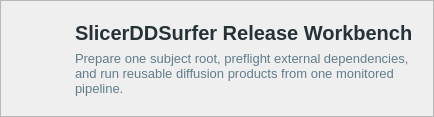
    <widget class="QFrame" name="headerFrame">
     <property name="styleSheet">
      <string notr="true">QFrame#headerFrame { background-color: #F5F7FA; border-radius: 8px; padding: 16px; border: 1px solid #D0D3D8; } QLabel#headlineLabel { font-weight: 600; font-size: 20px; color: #263238; } QLabel#subtitleLabel { color: #607D8B; font-size: 13px; }</string>
     </property>
     <property name="frameShape">
      <enum>QFrame::StyledPanel</enum>
     </property>
     <property name="frameShadow">
      <enum>QFrame::Raised</enum>
     </property>
     <layout class="QHBoxLayout" name="headerLayout">
      <item>
       <widget class="QLabel" name="logoLabel">
        <property name="minimumSize">
         <size>
          <width>48</width>
          <height>48</height>
         </size>
        </property>
        <property name="maximumSize">
         <size>
          <width>64</width>
          <height>64</height>
         </size>
        </property>
        <property name="pixmap">
         <pixmap>../Icons/SlicerDDSurfer.png</pixmap>
        </property>
        <property name="scaledContents">
         <bool>true</bool>
        </property>
   </widget>
  </item>
      <item>
       <widget class="QWidget" name="headerTextWidget" native="true">
        <layout class="QVBoxLayout" name="headerTextLayout">
         <item>
         <widget class="QLabel" name="headlineLabel">
           <property name="text">
            <string>SlicerDDSurfer Release Workbench</string>
           </property>
          </widget>
         </item>
         <item>
          <widget class="QLabel" name="subtitleLabel">
           <property name="text">
            <string>Prepare one subject root, preflight external dependencies, and run reusable diffusion products from one monitored pipeline.</string>
           </property>
           <property name="wordWrap">
            <bool>true</bool>
           </property>
          </widget>
         </item>
        </layout>
       </widget>
      </item>
     </layout>
    </widget>
